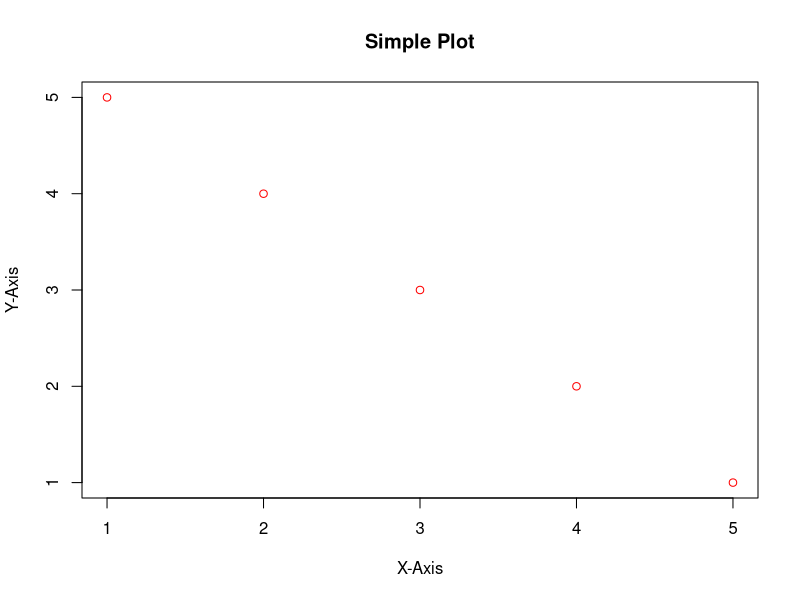

Write R code to recreate this figure.
## ---- chunk 1
# Basic scatter plot
x <- c(5, 4, 3, 2, 1)  # X-axis values
y <- c(1, 2, 3, 4, 5)  # Y-axis values

plot(x, y, main = "Simple Plot", xlab = "X-Axis", ylab = "Y-Axis", col = "red")
